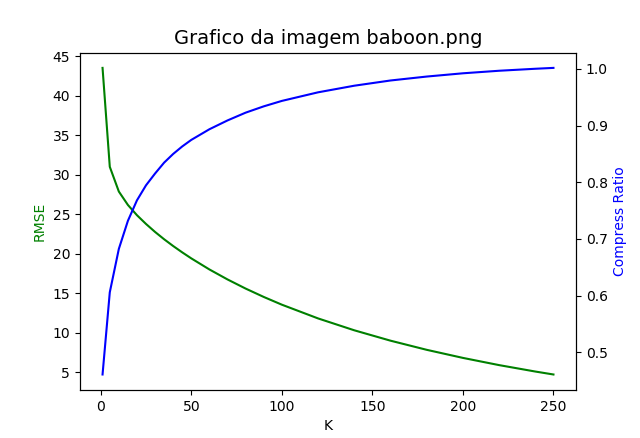
#> input picture projeto5/graficos/baboon.png, 640 x 438 px, found by its file name
$ python trabalho5.py   (older library calls are emulated)
#> lines starting #> are read from the running program, lines starting #| are printed output that depends on the picture
#> in main, image is the input picture: shape (438, 640, 3); mean B, G, R 249.5, 248.7, 248
import cv2
import numpy as np
import matplotlib.pyplot as plt
import os

def return_svd (image, k):
	#retorna svd de U, S, V
	U, S, V = np.linalg.svd(image[:, :, k])
	return U, S, V

def compress(image, k):
	#aplica compressão
	#utiliza formula
#> called with k = 1
	new_image = np.zeros((image.shape[0], image.shape[1], image.shape[2]))
	for i in range (new_image.shape[2]):
		U, S, V = return_svd(image, i)
		new_U = U[:, 0:k]
		new_S = S[0:k]
		new_V = V[0:k, :]
		#np diag extrai da diagonal principal de S
		#np dot calcula o produto escalar de U, S e V
		new_image[:, :, i] = np.dot(np.dot(new_U, np.diag(new_S)), new_V)
#> this loop made 3 passes
#> new_S on passes 1 to 3: [132490.7], [132041.1], [131705]
#> pass 1, in return_svd, `U, S, V = np.linalg.svd(image[:, :, k])`:
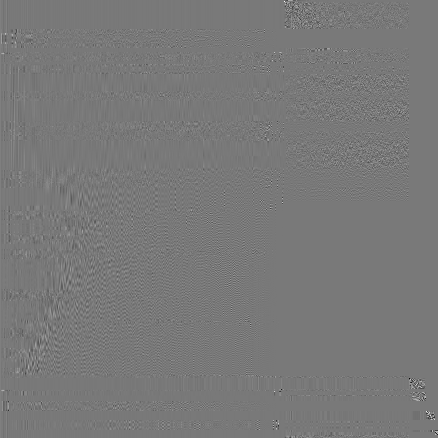
#> U: shape (438, 438) float64; min -0.877, max 0.97, mean 0.000115; drawn with min black and max white
#> after the loop:
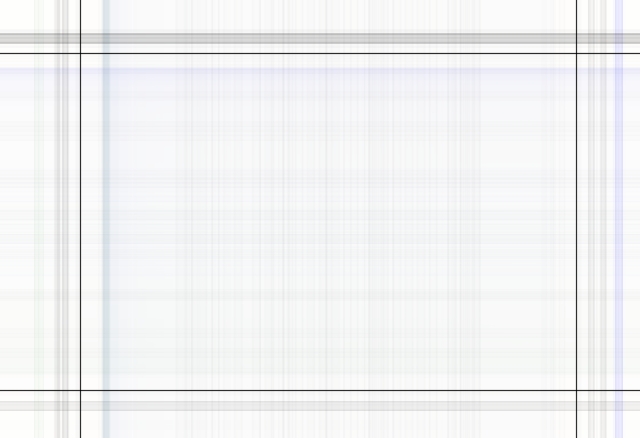
#> new_image: shape (438, 640, 3) float64; mean B, G, R 249.5, 248.7, 248; drawn with min black and max white
	return new_image


def rmse_images(image, new_image):
	#aplicando a formula
	rmse = np.sqrt(np.mean((image-new_image)**2))
#> rmse = 29.72
	return rmse

def plot_ (x, rmse, ratio, nome):

	fig, ax1 = plt.subplots()
	ax2 = ax1.twinx()
	ax1.plot(x, rmse, 'g-')
	ax2.plot(x, ratio, 'b-')
	plt.title('Gráfico da imagem ' + nome , fontsize=14)
	ax1.set_xlabel('K')
	ax1.set_ylabel('RMSE', color='g')
	ax2.set_ylabel('Compress Ratio', color='b')
	plt.show()

def main(arq):
	#testando de k=1 a k=250
	k = [1, 5, 10, 15, 20, 25, 30, 35, 40, 45, 50, 60, 70, 80, 90, 100, 120, 140, 160, 180, 200, 220, 240, 250]
	ratio = np.zeros((len(k)))
	rmse = np.zeros((len(k)))
	for i in range (len(k)):
		image = cv2.imread(arq)
		new_image = compress(image, k[i])
		t = rmse_images(image, new_image)
#> t = 29.72
		rmse[i] = t
		cv2.imwrite(str(arq +'compress'+str(k[i]) + '.png'), new_image)
		original_bytes = os.path.getsize(arq)
		compress_bytes = os.path.getsize(str(arq +'compress'+str(k[i]) + '.png'))
		p = np.float(compress_bytes)/np.float(original_bytes)
		print (arq + ": k = " + str(k[i]) + ". RMSE: " + str(t) + ". Ratio: " + str(p) + ".")
#| baboon.png: k = 1. RMSE: 29.72099037303113. Ratio: 7.507148186837785.
		ratio[i] = p
	plot_(k, rmse, ratio, arq)

print(' ##################		INICIALIZANDO	 ########################### ')

print("----------------------------------------------------------------------------")
main("baboon.png")
print("----------------------------------------------------------------------------")
main("monalisa.png")
#> call 2 of main, with arq = 'monalisa.png'
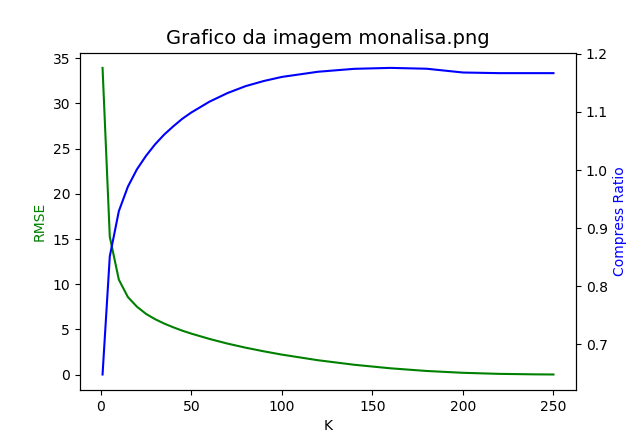
#> input picture projeto5/graficos/monalisa.png, 640 x 438 px, found by its file name
#> in main, image is the input picture: shape (438, 640, 3); mean B, G, R 249.5, 248.6, 247.9
#> the loop in compress (call 25), `for i in range (new_image.shape[2]):` made 3 passes
#> new_S on passes 1 to 3: [132475.3], [132037.6], [131683]
#> pass 1, in return_svd (call 73), `U, S, V = np.linalg.svd(image[:, :, k])`:
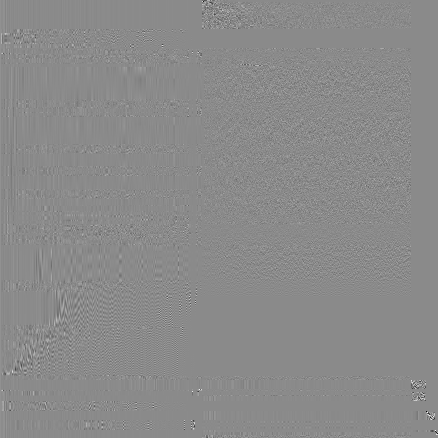
#> U: shape (438, 438) float64; min -0.953, max 0.799, mean 0.000114; drawn with min black and max white
print("----------------------------------------------------------------------------")
main("peppers.png")
#> call 3 of main, with arq = 'peppers.png'
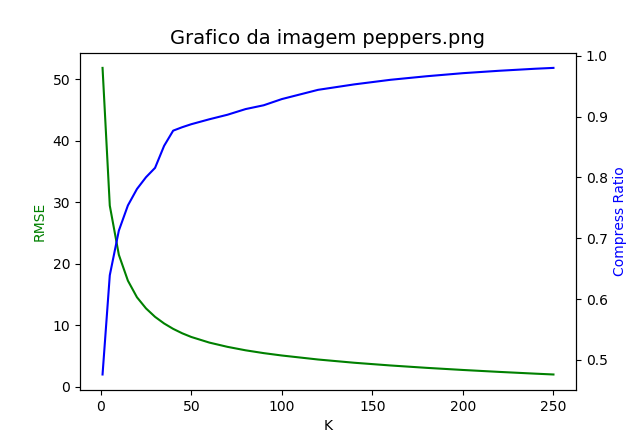
#> input picture projeto5/graficos/peppers.png, 640 x 438 px, found by its file name
#> in main, image is the input picture: shape (438, 640, 3); mean B, G, R 249.5, 248.7, 248
print("----------------------------------------------------------------------------")
main("watch.png")
#> call 4 of main, with arq = 'watch.png'
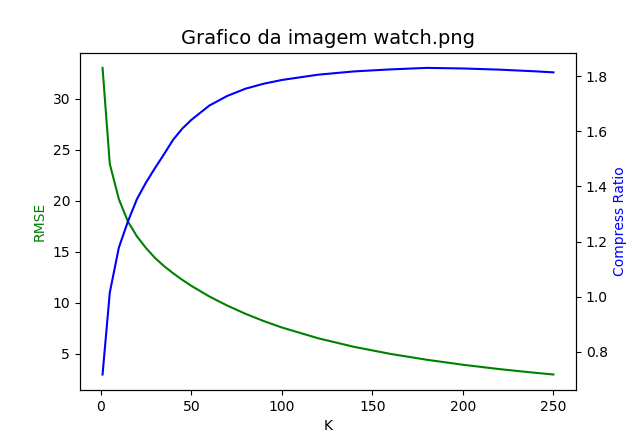
#> input picture projeto5/graficos/watch.png, 640 x 438 px, found by its file name
#> in main, image is the input picture: shape (438, 640, 3); mean B, G, R 249.7, 248.9, 248.2
#> call 4 of plot_, with rmse = array of shape (24,), ratio = array of shape (24,), nome = 'watch.png'
#> in plot_ (call 4), `plt.show()`:
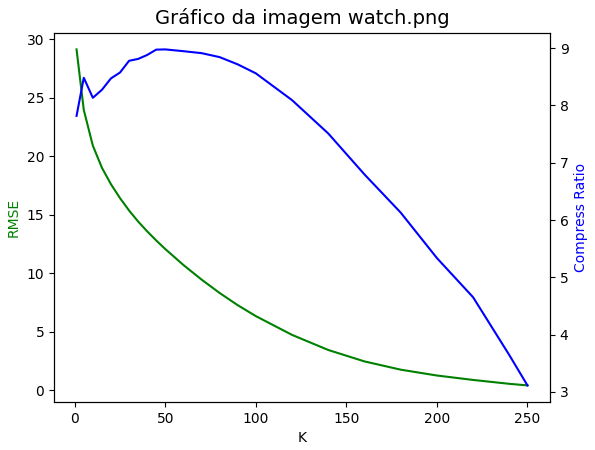
#> figure drawn by matplotlib, 2 panels; panel 1: curve peaks at x = 1, y = 29.15; panel 2: curve peaks at x = 50, y = 8.98
print("----------------------------------------------------------------------------")

print(' #####################		FINALIZADO		###########################')
